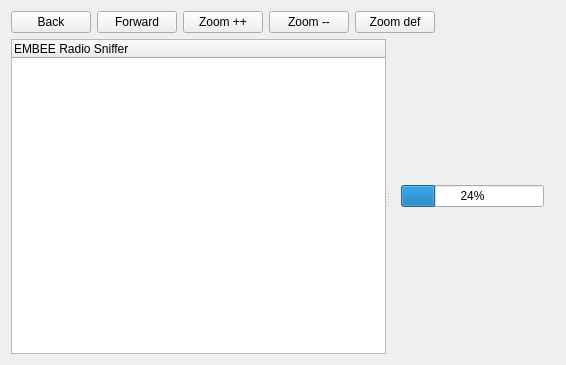
<?xml version="1.0" encoding="UTF-8"?>
<ui version="4.0">
 <class>Widget</class>
 <widget class="QWidget" name="Widget">
  <property name="geometry">
   <rect>
    <x>0</x>
    <y>0</y>
    <width>566</width>
    <height>365</height>
   </rect>
  </property>
  <property name="windowTitle">
   <string>Руководство пользователя EMBEE Radio Sniffer</string>
  </property>
  <property name="windowIcon">
   <iconset resource="res.qrc">
    <normaloff>:/new/rsnif.png</normaloff>:/new/rsnif.png</iconset>
  </property>
  <layout class="QGridLayout" name="gridLayout_2">
   <item row="0" column="0">
    <widget class="QPushButton" name="pbBack">
     <property name="text">
      <string>Back</string>
     </property>
    </widget>
   </item>
   <item row="0" column="1">
    <widget class="QPushButton" name="pbForward">
     <property name="text">
      <string>Forward</string>
     </property>
    </widget>
   </item>
   <item row="0" column="2">
    <widget class="QPushButton" name="pbFontInc">
     <property name="text">
      <string>Zoom ++</string>
     </property>
    </widget>
   </item>
   <item row="0" column="3">
    <widget class="QPushButton" name="pbFontDec">
     <property name="text">
      <string>Zoom --</string>
     </property>
    </widget>
   </item>
   <item row="0" column="4">
    <widget class="QPushButton" name="pbFontNorm">
     <property name="text">
      <string>Zoom def</string>
     </property>
    </widget>
   </item>
   <item row="0" column="5">
    <spacer name="horizontalSpacer">
     <property name="orientation">
      <enum>Qt::Horizontal</enum>
     </property>
     <property name="sizeHint" stdset="0">
      <size>
       <width>102</width>
       <height>20</height>
      </size>
     </property>
    </spacer>
   </item>
   <item row="1" column="0" colspan="6">
    <widget class="QSplitter" name="splitter">
     <property name="orientation">
      <enum>Qt::Horizontal</enum>
     </property>
     <widget class="QTreeWidget" name="treeWidget">
      <property name="sizePolicy">
       <sizepolicy hsizetype="Preferred" vsizetype="Expanding">
        <horstretch>0</horstretch>
        <verstretch>0</verstretch>
       </sizepolicy>
      </property>
      <property name="editTriggers">
       <set>QAbstractItemView::NoEditTriggers</set>
      </property>
      <attribute name="headerVisible">
       <bool>true</bool>
      </attribute>
      <column>
       <property name="text">
        <string>EMBEE Radio Sniffer</string>
       </property>
      </column>
     </widget>
     <widget class="QWidget" name="widget" native="true">
      <property name="sizePolicy">
       <sizepolicy hsizetype="Expanding" vsizetype="Preferred">
        <horstretch>0</horstretch>
        <verstretch>0</verstretch>
       </sizepolicy>
      </property>
      <layout class="QGridLayout" name="gridLayout">
       <item row="0" column="0">
        <layout class="QVBoxLayout" name="vltWeb"/>
       </item>
       <item row="1" column="0">
        <widget class="QProgressBar" name="pbrLoad">
         <property name="value">
          <number>24</number>
         </property>
        </widget>
       </item>
      </layout>
     </widget>
    </widget>
   </item>
  </layout>
 </widget>
 <layoutdefault spacing="6" margin="11"/>
 <resources>
  <include location="res.qrc"/>
 </resources>
 <connections/>
</ui>
